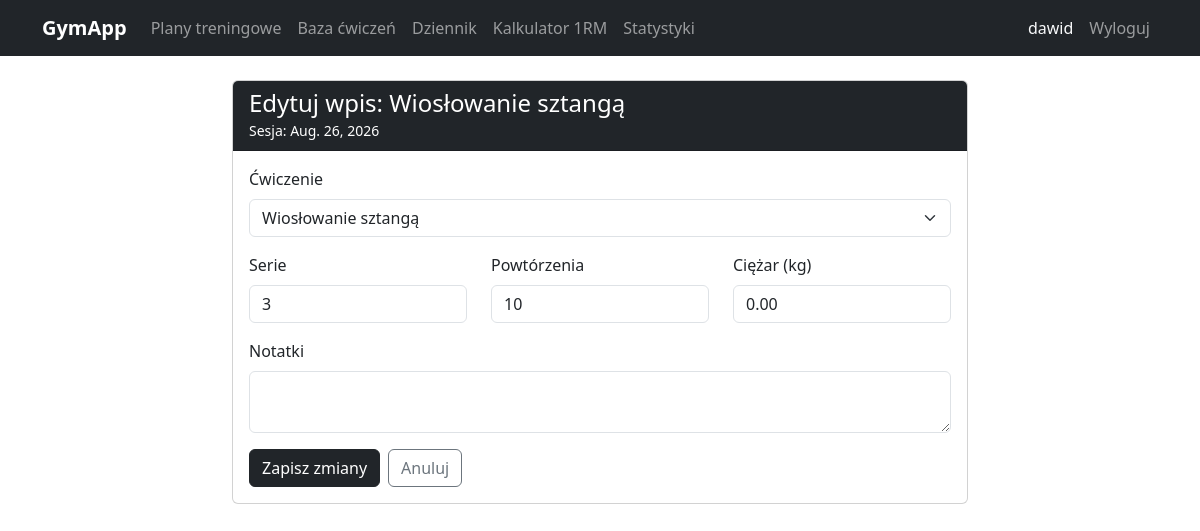
The app's page /wpis/7/edytuj/ (signed in) with its own data.
### tracker/models.py (models this page shows, shortened)
class WpisDziennika(models.Model):
    sesja = models.ForeignKey(SesjaTreningowa, on_delete=models.CASCADE, related_name='wpisy')
    cwiczenie = models.ForeignKey(Cwiczenie, on_delete=models.CASCADE)
    serie = models.PositiveIntegerField()
    powtorzenia = models.PositiveIntegerField()
    ciezar = models.DecimalField(max_digits=6, decimal_places=2)
    notatki = models.TextField(blank=True)
    class Meta:
        verbose_name = 'Wpis dziennika'
        verbose_name_plural = 'Wpisy dziennika'

class Cwiczenie(models.Model):
    KATEGORIE = [
        ('klatka', 'Klatka piersiowa'),
        ('plecy', 'Plecy'),
        ('nogi', 'Nogi'),
        ('barki', 'Barki'),
        ('biceps', 'Biceps'),
        ('triceps', 'Triceps'),
        ('brzuch', 'Brzuch'),
        ('inne', 'Inne'),
    ]
    nazwa = models.CharField(max_length=100)
    kategoria = models.CharField(max_length=20, choices=KATEGORIE)
    opis = models.TextField(blank=True)
    dodane_przez = models.ForeignKey(User, on_delete=models.SET_NULL, null=True, blank=True)
    czy_publiczne = models.BooleanField(default=True)
    def __str__(self):
        return self.nazwa
    class Meta:
        verbose_name = 'Ćwiczenie'
        verbose_name_plural = 'Ćwiczenia'

class SesjaTreningowa(models.Model):
    uzytkownik = models.ForeignKey(User, on_delete=models.CASCADE)
    data = models.DateField()
    nazwa = models.CharField(max_length=100, blank=True)
    notatki = models.TextField(blank=True)
    class Meta:
        verbose_name = 'Sesja treningowa'
        verbose_name_plural = 'Sesje treningowe'
        ordering = ['-data']

### tracker/views.py (the view)
# urls.py: path('wpis/<int:pk>/edytuj/', views.edytuj_wpis, name='edytuj_wpis'),
@login_required
def edytuj_wpis(request, pk):
    wpis = get_object_or_404(WpisDziennika, pk=pk, sesja__uzytkownik=request.user)
    if request.method == 'POST':
        formularz = WpisForm(request.POST, instance=wpis)
        if formularz.is_valid():
            formularz.save()
            messages.success(request, 'Wpis został zaktualizowany!')
            return redirect('szczegoly_sesji', pk=wpis.sesja.pk)
    else:
        formularz = WpisForm(instance=wpis)
    return render(request, 'tracker/edytuj_wpis.html', {
        'formularz': formularz,
        'wpis': wpis,
    })

### tracker/forms.py
class WpisForm(forms.ModelForm):
    class Meta:
        model = WpisDziennika
        fields = ['cwiczenie', 'serie', 'powtorzenia', 'ciezar', 'notatki']
        widgets = {
            'cwiczenie': forms.Select(attrs={'class': 'form-select'}),
            'serie': forms.NumberInput(attrs={'class': 'form-control', 'min': 1}),
            'powtorzenia': forms.NumberInput(attrs={'class': 'form-control', 'min': 1}),
            'ciezar': forms.NumberInput(attrs={'class': 'form-control', 'min': 0, 'step': '0.5'}),
            'notatki': forms.Textarea(attrs={'class': 'form-control', 'rows': 2}),
        }
        labels = {
            'cwiczenie': 'Ćwiczenie',
            'serie': 'Serie',
            'powtorzenia': 'Powtórzenia',
            'ciezar': 'Ciężar (kg)',
            'notatki': 'Notatki',
        }

### tracker/templates/tracker/edytuj_wpis.html (shortened to what this page needs)
{% extends 'base.html' %}
{% block zawartosc %}
<div class="row justify-content-center">
    <div class="col-md-8">
        <div class="card">
            <div class="card-header bg-dark text-white">
                <h4 class="mb-0">Edytuj wpis: {{ wpis.cwiczenie.nazwa }}</h4>
                <small>Sesja: {{ wpis.sesja.data }}</small>
            </div>
            <div class="card-body">
                <form method="post">
                    <div class="mb-3">
                        <label class="form-label">{{ formularz.cwiczenie.label }}</label>
                        {{ formularz.cwiczenie }}
                    </div>
                    <div class="row">
                        <div class="col-md-4 mb-3">
                            <label class="form-label">{{ formularz.serie.label }}</label>
                            {{ formularz.serie }}
                        </div>
                        <div class="col-md-4 mb-3">
                            <label class="form-label">{{ formularz.powtorzenia.label }}</label>
                            {{ formularz.powtorzenia }}
                        </div>
                        <div class="col-md-4 mb-3">
                            <label class="form-label">{{ formularz.ciezar.label }}</label>
                            {{ formularz.ciezar }}
                        </div>
                    </div>
                    <div class="mb-3">
                        <label class="form-label">{{ formularz.notatki.label }}</label>
                        {{ formularz.notatki }}
                    </div>
                    <div class="d-flex gap-2">
                        <button type="submit" class="btn btn-dark">Zapisz zmiany</button>
                        <a href="{% url 'szczegoly_sesji' wpis.sesja.pk %}" class="btn btn-outline-secondary">Anuluj</a>
                    </div>
                </form>
            </div>
        </div>
    </div>
</div>
{% endblock %}

### templates/base.html (shortened to what this page needs)
<!DOCTYPE html>
<html lang="pl">
<head>
    <link href="https://cdn.jsdelivr.net/npm/bootstrap@5.3.0/dist/css/bootstrap.min.css" rel="stylesheet">
</head>
<body>
    <nav class="navbar navbar-expand-lg navbar-dark bg-dark">
        <div class="container">
            <a class="navbar-brand fw-bold" href="{% url 'dashboard' %}">GymApp</a>
            <div class="collapse navbar-collapse" id="navbarMenu">
                {% if request.user.is_authenticated %}
                <ul class="navbar-nav me-auto">
                    <li class="nav-item">
                        <a class="nav-link" href="{% url 'lista_planow' %}">Plany treningowe</a>
                    </li>
                    <li class="nav-item">
                        <a class="nav-link" href="{% url 'lista_cwiczen' %}">Baza ćwiczeń</a>
                    </li>
                    <li class="nav-item">
                        <a class="nav-link" href="{% url 'dziennik' %}">Dziennik</a>
                    </li>
                    <li class="nav-item">
                        <a class="nav-link" href="{% url 'kalkulator_1rm' %}">Kalkulator 1RM</a>
                    </li>
                    <li class="nav-item">
                        <a class="nav-link" href="{% url 'statystyki' %}">Statystyki</a>
                    </li>
                </ul>
                <ul class="navbar-nav ms-auto">
                    <li class="nav-item">
                        <span class="nav-link text-light">{{ request.user.username }}</span>
                    </li>
                    <li class="nav-item">
                        <a class="nav-link" href="{% url 'wylogowanie' %}">Wyloguj</a>
                    </li>
                </ul>
                {% endif %}
            </div>
        </div>
    </nav>
    <div class="container mt-4">
        {% block zawartosc %}{% endblock %}
    </div>
</body>
</html>

### records on screen
WpisDziennika: cwiczenie.nazwa "Wiosłowanie sztangą", sesja.data "Aug. 26, 2026", cwiczenie "Wiosłowanie sztangą", serie "3", powtorzenia "10", ciezar "0.00"

### other values on screen
{{ request.user.username }} "dawid"
